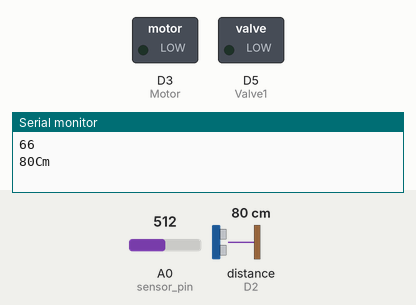
Simulated run of this sketch. Board: ESP8266 (NodeMCU). Parts: switched loads named in the sketch (green lamp = pin HIGH), the last lines printed to the serial monitor. Wiring (inferred from the names in the program): ultrasonic range finder: trigger D1; echo D2. The inputs (shaded band) are chosen by the test bench; at power-on: A0 (sensor_pin) = 512, distance to the obstacle (sensor on D2) 80 cm. The echo pulse lasts 58.3 µs per cm; WiFi joins after 1.5 s; servers stay silent unless stated; pins used as bus, display or sensor lines are not drawn.

Above: at 3.0 s.
3.1 s: A0 (sensor_pin) set to 426
5.8 s: A0 (sensor_pin) set to 397
At 7.1 s:
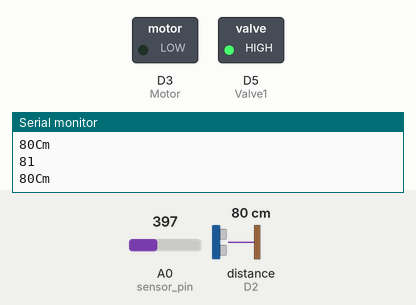
8.5 s: A0 (sensor_pin) set to 697
11.2 s: A0 (sensor_pin) set to 730
At 12.3 s:
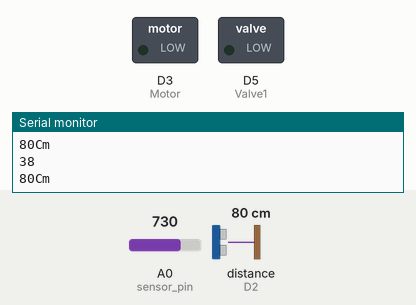
13.9 s: A0 (sensor_pin) set to 306
At 17.0 s:
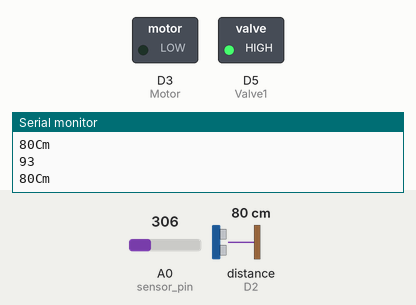
Timing chart, 0 to 18.3 s (numbered marks = the images above; inputs shaded):
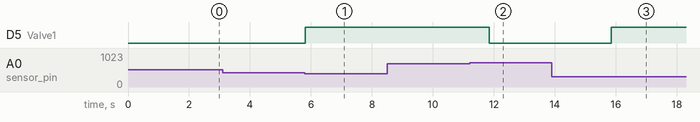

Measured:
- the behaviour switches between 409 and 408 on A0 (sensor_pin) (found by bisection; images 0 and 1)
- the behaviour switches between 711 and 712 on A0 (sensor_pin) (found by bisection; images 1 and 2)
- after the input at 5.8 s, D5 (Valve1): LOW → HIGH at once
- after the input at 11.2 s, D5 (Valve1): HIGH → LOW after 0.64 s
- after the input at 13.9 s, D5 (Valve1): LOW → HIGH after 2.0 s

The sketch:

Tank_level___soil_moist.ino
```cpp
#define BLYNK_PRINT Serial
#include <ESP8266WiFi.h>
#include <BlynkSimpleEsp8266.h>
#define Motor D3
#define Valve1 D5
#define TRIGGERPIN D1
#define ECHOPIN    D2
// You should get Auth Token in the Blynk App.
// Go to the Project Settings (nut icon).
char auth[] = "2379467a61...something";

// Your WiFi credentials.
// Set password to "" for open networks.
char ssid[] = "wifi";
char pass[] = "agriproject";
int sensor_pin = A0;

void setup()
{
  // Debug console
  Serial.begin(9600);
  pinMode(TRIGGERPIN, OUTPUT);
  pinMode(ECHOPIN, INPUT);
  pinMode(sensor_pin, INPUT);
  pinMode(Motor, OUTPUT); // set the digital pin as output.
  pinMode(Valve1, OUTPUT);
  Blynk.begin(auth, ssid, pass);
  // You can also specify server:
  //Blynk.begin(auth, ssid, pass, "blynk-cloud.com", 8442);
  //Blynk.begin(auth, ssid, pass, IPAddress(192,168,1,100), 8442);

}

void loop()
{
  long duration, distance;
  int output_value;

  output_value = analogRead(sensor_pin);
  output_value = map(output_value,250,1025,100,0);

  digitalWrite(TRIGGERPIN, LOW);
  delayMicroseconds(3);
  digitalWrite(TRIGGERPIN, HIGH);
  delayMicroseconds(12);
  digitalWrite(TRIGGERPIN, LOW);
  duration = pulseIn(ECHOPIN, HIGH);
  distance = (duration/2) / 29.1;

  if (output_value <= 40) {
    digitalWrite(Valve1, LOW);
  }
  else if (output_value >= 80) {
    digitalWrite(Valve1, HIGH);
  }

 /*
  if (distance <= 2) {
    digitalWrite(Motor, HIGH);
  }
  else if (distance >= 11) {
    digitalWrite(Motor, LOW);
  }
  if (distance <= 12) {
    Blynk.virtualWrite(V0, 255);
}
  else {
    Blynk.virtualWrite(V0, 0);
  }

 if (distance <= 9) {
    Blynk.virtualWrite(V1, 255);
}
  else {
    Blynk.virtualWrite(V1, 0);
  }

   if (distance <= 6) {
    Blynk.virtualWrite(V2, 255);
}
  else {
    Blynk.virtualWrite(V2, 0);
  }

   if (distance <= 4) {
    Blynk.virtualWrite(V3, 255);
}
  else {
    Blynk.virtualWrite(V3, 0);
  }

   if (distance <= 2) {
    Blynk.virtualWrite(V4, 255);
}
  else {
    Blynk.virtualWrite(V4, 0);
  } */

  Blynk.virtualWrite(V4, output_value);
  Serial.print(output_value);
  Serial.print("\n");

  Serial.print(distance);
  Serial.println("Cm");
  Blynk.virtualWrite(V5, distance);  //Setup level widget in blynk app
  Blynk.run();

  delay(2000);

}
```
